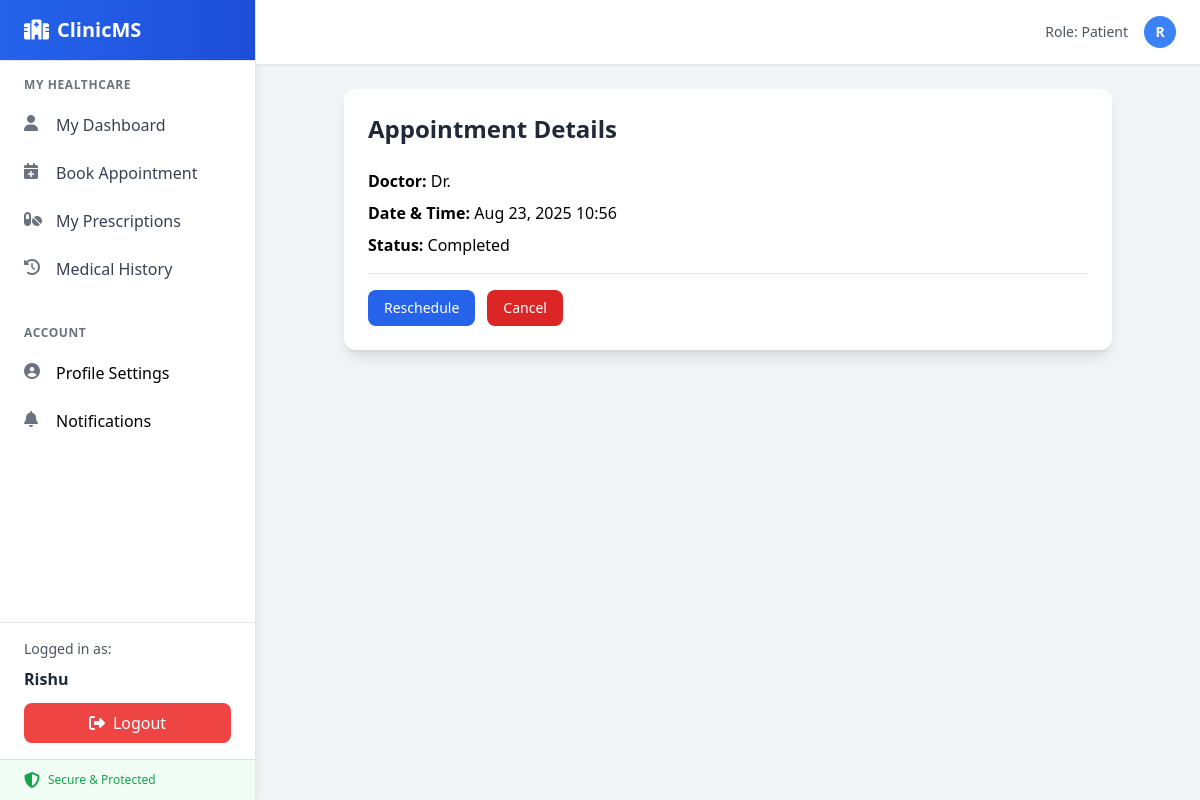
/appointments/detail/1/ (signed in), run on the app's committed database.
### users/models.py (models this page shows, shortened)
class User(AbstractUser):
    ROLE_CHOICES = [
        ('admin', 'Admin'),
        ('doctor', 'Doctor'),
        ('patient', 'Patient'),
    ]
    role = models.CharField(max_length=10, choices=ROLE_CHOICES, default="patient")
    specialization = models.CharField(max_length=100, blank=True, null=True)  # Only for doctors

### appointments/models.py (models this page shows, shortened)
class Appointment(models.Model):
    STATUS_CHOICES = [
        ("pending", "Pending"),
        ("completed", "Completed"),
        ("cancelled", "Cancelled"),
    ]
    TYPE_CHOICES = [
        ("consultation", "Consultation"),
        ("follow_up", "Follow-up"),
        ("emergency", "Emergency"),
        ("check_up", "Check-up"),
    ]
    patient = models.ForeignKey(
        User,
        on_delete=models.CASCADE,
        related_name="appointments_as_patient"
    )
    doctor = models.ForeignKey(
        User,
        on_delete=models.CASCADE,
        related_name="appointments_as_doctor"
    )
    appointment_datetime = models.DateTimeField()
    appointment_type = models.CharField(
        max_length=20,
        choices=TYPE_CHOICES,
        default="consultation"
    )
    symptoms = models.TextField(
        blank=True,
        null=True,
        help_text="Patient's symptoms or reason for visit"
    )
    notes = models.TextField(
        blank=True,
        null=True,
        help_text="Doctor's notes after consultation"
    )
    phone = models.CharField(
        max_length=15,
        blank=True,
        null=True,
        help_text="Contact phone number"
    )
    email = models.EmailField(
        blank=True,
        null=True,
        help_text="Contact email address"
    )
    status = models.CharField(
        max_length=20,
        choices=STATUS_CHOICES,
        default="pending"
    )
    is_rescheduled = models.BooleanField(
        default=False,
        help_text="True if this appointment has been rescheduled"
    )
    created_at = models.DateTimeField(auto_now_add=True)
    updated_at = models.DateTimeField(auto_now=True)
    class Meta:
        ordering = ["-appointment_datetime"]
        indexes = [
            models.Index(fields=['doctor', 'appointment_datetime']),
            models.Index(fields=['patient', 'status']),
            models.Index(fields=['appointment_datetime']),
        ]

### appointments/views.py (the view)
# urls.py: path("detail/<int:appointment_id>/", views.appointment_detail, name="appointment_detail"),
@login_required
def appointment_detail(request, appointment_id):
    if request.user.role == "patient":
        appointment = get_object_or_404(
            Appointment,
            id=appointment_id,
            patient=request.user
        )
    elif request.user.role == "doctor":
        appointment = get_object_or_404(
            Appointment,
            id=appointment_id,
            doctor=request.user
        )
    else:
        messages.error(request, "Unauthorized access.")
        return redirect("home")
    return render(request, "appointments/detail.html", {
        "appointment": appointment
    })

### appointments/templates/appointments/detail.html (shortened to what this page needs)
{% extends "base.html" %}
{% block content %}
<div class="max-w-3xl mx-auto p-6 bg-white shadow-lg rounded-xl">
  <h1 class="text-2xl font-bold mb-6 text-gray-800">Appointment Details</h1>
  {% if request.user.role == "doctor" %}
    <p class="mb-2"><span class="font-semibold">Patient:</span>
      {{ appointment.patient.first_name }} {{ appointment.patient.last_name }}
    </p>
    <p class="mb-2"><span class="font-semibold">Symptoms:</span>
      {{ appointment.symptoms|default:"No symptoms provided" }}
    </p>
  {% elif request.user.role == "patient" %}
    <p class="mb-2"><span class="font-semibold">Doctor:</span>
      Dr. {{ appointment.doctor.first_name }} {{ appointment.doctor.last_name }}
    </p>
  {% endif %}
  <p class="mb-2"><span class="font-semibold">Date & Time:</span>
    {{ appointment.appointment_datetime|date:"M d, Y H:i" }}
  </p>
  <p class="mb-2"><span class="font-semibold">Status:</span>
    {{ appointment.get_status_display }}
  </p>
  <hr class="my-4">
  <div class="flex flex-wrap gap-3">
    {% if request.user.role == "patient" %}
      <a href="{% url 'appointments:reschedule_appointment' appointment.id %}"
         class="bg-blue-600 hover:bg-blue-700 text-white px-4 py-2 rounded-lg text-sm font-medium transition">
        Reschedule
      </a>
      <a href="{% url 'appointments:cancel_appointment' appointment.id %}"
         class="bg-red-600 hover:bg-red-700 text-white px-4 py-2 rounded-lg text-sm font-medium transition">
        Cancel
      </a>
    {% elif request.user.role == "doctor" %}
      <a href="{% url 'appointments:list_appointments' %}"
         class="bg-gray-600 hover:bg-gray-700 text-white px-4 py-2 rounded-lg text-sm font-medium transition">
        Back to My Appointments
      </a>
    {% endif %}
  </div>
</div>
{% endblock %}

### users/templates/base.html (shortened to what this page needs)
<!DOCTYPE html>
<html lang="en">
  <head>
    <script src="https://cdn.tailwindcss.com"></script>
  </head>
  <body class="bg-gray-100 font-sans">
    <div class="flex h-screen">
      <aside class="w-64 bg-white shadow-lg border-r border-gray-200 flex flex-col">
        <div class="px-6 py-4 border-b border-gray-200 bg-gradient-to-r from-blue-600 to-blue-700">
          <div class="flex items-center space-x-2 text-white">
            <i class="fa-solid fa-hospital text-xl"></i>
            <span class="text-xl font-bold">ClinicMS</span>
          </div>
        </div>
        <nav class="flex-1 overflow-y-auto">
          <ul class="py-2">
            {% if user.is_authenticated %}
              {% if user.role == "admin" %}
                <li class="px-6 py-2 text-xs font-semibold text-gray-500 uppercase tracking-wider">Administration</li>
                <li>
                  <a href="{% url 'dashboard_admin' %}" class="flex items-center px-6 py-3 text-gray-700 hover:bg-gray-50 hover:text-blue-600 transition-colors duration-200">
                    <i class="fa-solid fa-tachometer-alt w-5 h-5 mr-3 text-gray-500"></i>
                    <span>Dashboard</span>
                  </a>
                </li>
                <li>
                  <a href="/admin/" class="flex items-center px-6 py-3 text-gray-700 hover:bg-gray-50 hover:text-blue-600 transition-colors duration-200">
                    <i class="fa-solid fa-user-gear w-5 h-5 mr-3 text-gray-500"></i>
                    <span>Admin Panel</span>
                    <span class="ml-auto bg-blue-500 text-white text-xs px-2 py-1 rounded-full">NEW</span>
                  </a>
                </li>
                <li class="nav-group">
                  <a href="#" class="nav-group-toggle flex items-center px-6 py-3 text-gray-700 hover:bg-gray-50 hover:text-blue-600 transition-colors duration-200" onclick="toggleDropdown(this, event)">
                    <i class="fa-solid fa-users w-5 h-5 mr-3 text-gray-500"></i>
                    <span>User Management</span>
                    <i class="fa-solid fa-chevron-down ml-auto text-xs transition-transform duration-200"></i>
                  </a>
                  <ul class="nav-group-items hidden bg-gray-50">
                    <li>
                      <a href="#" class="flex items-center px-6 py-2 pl-12 text-sm text-gray-600 hover:text-blue-600 transition-colors duration-200">
                        <span class="w-2 h-2 bg-gray-400 rounded-full mr-3"></span>
                        <span>Manage Doctors</span>
                      </a>
                    </li>
                    <li>
                      <a href="#" class="flex items-center px-6 py-2 pl-12 text-sm text-gray-600 hover:text-blue-600 transition-colors duration-200">
                        <span class="w-2 h-2 bg-gray-400 rounded-full mr-3"></span>
                        <span>Manage Patients</span>
                      </a>
                    </li>
                  </ul>
                </li>
                <li>
                  <a href="#" class="flex items-center px-6 py-3 text-gray-700 hover:bg-gray-50 hover:text-blue-600 transition-colors duration-200">
                    <i class="fa-solid fa-chart-bar w-5 h-5 mr-3 text-gray-500"></i>
                    <span>Analytics</span>
                  </a>
                </li>
              {% elif user.role == "patient" %}
                <li class="px-6 py-2 text-xs font-semibold text-gray-500 uppercase tracking-wider">My Healthcare</li>
                <li>
                  <a href="{% url 'dashboard_patient' %}" class="flex items-center px-6 py-3 text-gray-700 hover:bg-gray-50 hover:text-purple-600 transition-colors duration-200">
                    <i class="fa-solid fa-user w-5 h-5 mr-3 text-gray-500"></i>
                    <span>My Dashboard</span>
                  </a>
                </li>
                <li>
                  <a href="{% url 'appointments:book_appointment' %}" class="flex items-center px-6 py-3 text-gray-700 hover:bg-gray-50 hover:text-purple-600 transition-colors duration-200">
                    <i class="fa-solid fa-calendar-plus w-5 h-5 mr-3 text-gray-500"></i>
                    <span>Book Appointment</span>
                  </a>
                </li>
                <a href="{% url 'patient_prescriptions' %}" class="flex items-center px-6 py-3 text-gray-700 hover:bg-gray-50 hover:text-purple-600 transition-colors duration-200">
                  <i class="fa-solid fa-pills w-5 h-5 mr-3 text-gray-500"></i>
                  <span>My Prescriptions</span>
                </a>
                <li>
                  <a href="{% url 'patient_medical_history' %}" class="flex items-center px-6 py-3 text-gray-700 hover:bg-gray-50 hover:text-purple-600 transition-colors duration-200">
                    <i class="fa-solid fa-history w-5 h-5 mr-3 text-gray-500"></i>
                    <span>Medical History</span>
                  </a>
                </li>
              {% endif %}
              <li class="px-6 py-2 text-xs font-semibold text-gray-500 uppercase tracking-wider mt-6">Account</li>
              {% if user.role == "doctor" %}
                <li>
                  <a href="{% url 'doctor_profile' %}" class="flex items-center px-6 py-3 ...">
                    <i class="fa-solid fa-user-circle w-5 h-5 mr-3 text-gray-500"></i>
                    <span>Profile Settings</span>
                  </a>
                </li>
                <li>
                  <a href=" #" id="notification-link" class="flex items-center px-6 py-3 ...">
                    <i class="fa-solid fa-bell w-5 h-5 mr-3 text-gray-500"></i>
                    <span>Notifications</span>
                    <span id="notification-count" class="ml-auto bg-yellow-500 text-white text-xs px-2 py-1 rounded-full hidden">0</span>
                  </a>
                </li>
              {% elif user.role == "patient" %}
                <li>
                  <a href="{% url 'patient_profile' %}" class="flex items-center px-6 py-3 ...">
                    <i class="fa-solid fa-user-circle w-5 h-5 mr-3 text-gray-500"></i>
                    <span>Profile Settings</span>
                  </a>
                </li>
                <li>
                  <button type="button" id="notification-link" class="flex items-center px-6 py-3 w-full text-left">
                    <i class="fa-solid fa-bell w-5 h-5 mr-3 text-gray-500"></i>
                    <span>Notifications</span>
                  </button>
                </li>
              {% endif %}
            {% endif %}
          </ul>
        </nav>
        <div class="border-t border-gray-200 mt-auto">
          {% if user.is_authenticated %}
            <div class="px-6 py-4">
              <div class="text-sm text-gray-600 mb-2">Logged in as:</div>
              <div class="font-semibold text-gray-800 mb-3">{{ user.username }}</div>
              <a
                href="{% url 'logout' %}"
                class="flex items-center justify-center w-full bg-red-500 hover:bg-red-600 text-white py-2 px-4 rounded-lg transition-colors duration-200"
              >
                <i class="fa-solid fa-sign-out-alt mr-2"></i>
                Logout
              </a>
            </div>
          {% endif %}
          <div class="px-6 py-3 bg-green-50 border-t border-green-200">
            <div class="flex items-center text-green-600">
              <i class="fa-solid fa-shield-alt w-4 h-4 mr-2"></i>
              <span class="text-xs font-medium">Secure & Protected</span>
            </div>
          </div>
        </div>
      </aside>
      <main class="flex-1 flex flex-col">
        <header class="bg-white shadow-sm border-b border-gray-200 px-6 py-4 flex justify-between items-center">
          {% if user.is_authenticated %}
          <div class="flex items-center space-x-4">
            <span class="text-sm text-gray-600">Role: {{ user.role|title }}</span>
            <div class="w-8 h-8 bg-blue-500 rounded-full flex items-center justify-center">
              <span class="text-white text-sm font-semibold">{{ user.username|first|upper }}</span>
            </div>
          </div>
          {% endif %}
        </header>
        <div class="flex-1 overflow-y-auto p-6">
          {% block content %}{% endblock %}
        </div>
      </main>
    </div>
  </body>
</html>

### data on the page
User: username "Rishu", role "Patient", username|first "R"
Appointment: appointment_datetime "Aug 23, 2025 10:56", status "Completed"
